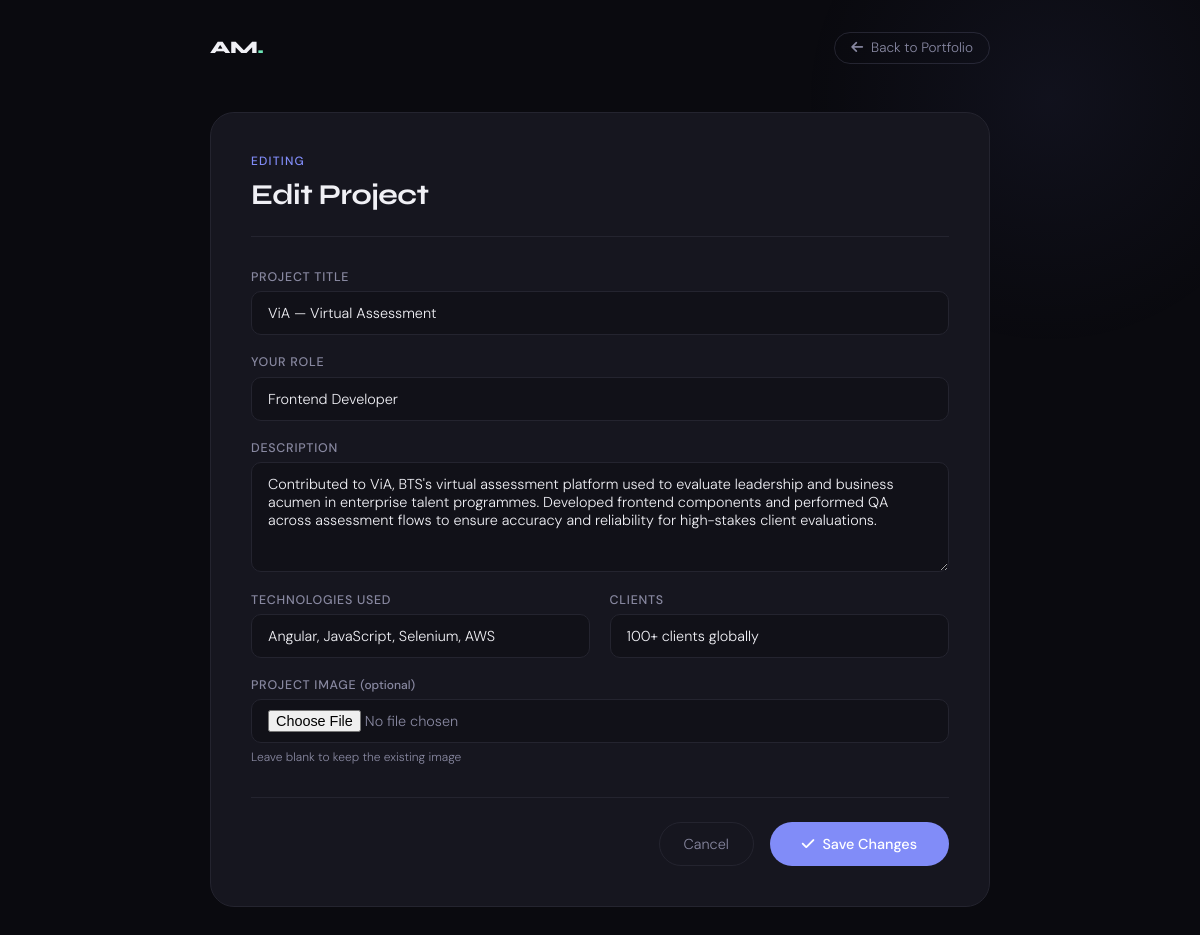
Screenshot of /portfolio/edit_project/35/ (signed in) with the database file from the repository.
### portfolio/models.py (models this page shows, shortened)
class Project(models.Model):
    title = models.CharField(max_length=100)
    role = models.CharField(max_length=100, default='Developer')
    description = models.TextField()
    technologies = models.TextField(default='')
    clients = models.CharField(max_length=200, default='Enterprise clients globally')
    image = models.ImageField(upload_to='static/portfolio_images/', default='default_image.png', blank=True, null=True)

### portfolio/views.py (the view, shortened to what this page needs)
# urls.py: path('edit_project/<int:pk>/', ProjectEditView.as_view(), name='edit_project'),
class ProjectEditView(LoginRequiredMixin, View):
    def get(self, request, pk=None):
        project = Project.objects.get(pk=pk)
        form = ProjectForm(instance=project)
        return render(request, "portfolio/edit_project.html", {'form': form})

### portfolio/forms.py
class ProjectForm(forms.ModelForm):
    class Meta:
        model = Project
        fields = ['title', 'role', 'description', 'technologies', 'clients', 'image']
    image = forms.ImageField(label='Project Image', required=False)

### portfolio/templates/portfolio/edit_project.html (shortened to what this page needs)
<!DOCTYPE html>
<html lang="en">
<head>
    {% load static %}
    <link rel="stylesheet" href="https://cdnjs.cloudflare.com/ajax/libs/font-awesome/6.5.0/css/all.min.css">
</head>
<body>
    <div class="bg-glow"></div>
    <div class="top-bar">
        <a href="{% url 'portfolio_list' %}" class="logo">AM<span>.</span></a>
        <a href="{% url 'portfolio_list' %}" class="back-btn"><i class="fas fa-arrow-left"></i> Back to Portfolio</a>
    </div>
    <div class="form-card">
        <div class="form-header">
            <div class="form-tag">Editing</div>
            <div class="form-title">Edit Project</div>
        </div>
        <form method="post" action="" enctype="multipart/form-data">
            <div class="form-grid">
                <div class="form-group full">
                    <label class="form-label">Project Title</label>
                    <input type="text" name="title" value="{{ form.title.value }}" placeholder="Project title" required>
                </div>
                <div class="form-group full">
                    <label class="form-label">Your Role</label>
                    <input type="text" name="role" value="{{ form.role.value }}" placeholder="e.g. Lead Delivery Manager">
                </div>
                <div class="form-group full">
                    <label class="form-label">Description</label>
                    <textarea name="description" placeholder="What was this product? What did you own?">{{ form.description.value }}</textarea>
                </div>
                <div class="form-group">
                    <label class="form-label">Technologies Used</label>
                    <input type="text" name="technologies" value="{{ form.technologies.value }}" placeholder="e.g. Angular JavaScript AWS">
                </div>
                <div class="form-group">
                    <label class="form-label">Clients</label>
                    <input type="text" name="clients" value="{{ form.clients.value }}" placeholder="e.g. 100+ enterprise clients globally">
                </div>
                <div class="form-group full">
                    <label class="form-label">Project Image <span style="color:var(--muted);font-size:0.75rem;text-transform:none;letter-spacing:0">(optional)</span></label>
                    <input type="file" name="image" accept="image/*">
                    <span class="form-hint">Leave blank to keep the existing image</span>
                </div>
            </div>
            <div class="form-actions">
                <a href="{% url 'portfolio_list' %}" class="btn-cancel">Cancel</a>
                <button type="submit" class="btn-save"><i class="fas fa-check"></i> Save Changes</button>
            </div>
        </form>
    </div>
</body>
</html>

### portfolio/templates/portfolio/edit_project.html (style rules this page uses)
*, *::before, *::after { box-sizing: border-box; margin: 0; padding: 0; }
:root { --bg: #0a0a0f; --bg2: #111118; --card: #16161f; --border: #24242f; --accent: #6ee7b7; --accent2: #818cf8; --text: #f0f0f5; --muted: #8888a0; --font-display: 'Syne', sans-serif; --font-body: 'DM Sans', sans-serif; }
body { background: var(--bg); color: var(--text); font-family: var(--font-body); font-weight: 300; min-height: 100vh; padding: 2rem 1.5rem 4rem; }
.bg-glow { position: fixed; width: 500px; height: 500px; border-radius: 50%; background: radial-gradient(circle, rgba(129,140,248,0.06) 0%, transparent 70%); top: -150px; right: -100px; pointer-events: none; }
.top-bar { display: flex; justify-content: space-between; align-items: center; max-width: 780px; margin: 0 auto 3rem; }
.logo { font-family: var(--font-display); font-weight: 800; font-size: 1.1rem; letter-spacing: -0.02em; color: var(--text); text-decoration: none; }
.logo span { color: var(--accent); }
.back-btn { display: inline-flex; align-items: center; gap: 0.5rem; color: var(--muted); text-decoration: none; font-size: 0.85rem; border: 1px solid var(--border); padding: 0.4rem 1rem; border-radius: 100px; transition: all 0.2s; }
.form-card { background: var(--card); border: 1px solid var(--border); border-radius: 24px; padding: 2.5rem; max-width: 780px; margin: 0 auto; animation: fadeUp 0.6s ease both; }
.form-header { margin-bottom: 2rem; padding-bottom: 1.5rem; border-bottom: 1px solid var(--border); }
.form-tag { font-size: 0.75rem; font-weight: 500; letter-spacing: 0.1em; text-transform: uppercase; color: var(--accent2); margin-bottom: 0.5rem; }
.form-title { font-family: var(--font-display); font-size: 1.8rem; font-weight: 700; letter-spacing: -0.02em; }
.form-grid { display: grid; grid-template-columns: 1fr 1fr; gap: 1.2rem; }
.form-group { display: flex; flex-direction: column; gap: 0.4rem; }
.form-group.full { grid-column: 1 / -1; }
.form-label { font-size: 0.78rem; font-weight: 500; letter-spacing: 0.06em; text-transform: uppercase; color: var(--muted); }
.form-group input[type="text"], .form-group input[type="file"], .form-group textarea { width: 100%; background: var(--bg2); border: 1px solid var(--border); border-radius: 10px; color: var(--text); font-family: var(--font-body); font-size: 0.9rem; font-weight: 300; padding: 0.75rem 1rem; outline: none; transition: border-color 0.2s, box-shadow 0.2s; }
.form-group textarea { resize: vertical; min-height: 110px; }
.form-group input::placeholder, .form-group textarea::placeholder { color: var(--muted); }
.form-group input[type="file"] { color: var(--muted); cursor: pointer; padding: 0.6rem 1rem; }
.form-hint { font-size: 0.75rem; color: var(--muted); }
.form-actions { display: flex; gap: 1rem; justify-content: flex-end; margin-top: 2rem; padding-top: 1.5rem; border-top: 1px solid var(--border); }
.btn-save { background: var(--accent2); color: #fff; font-family: var(--font-body); font-weight: 500; font-size: 0.9rem; padding: 0.75rem 2rem; border-radius: 100px; border: none; cursor: pointer; transition: all 0.2s; display: inline-flex; align-items: center; gap: 0.5rem; }
.btn-cancel { background: transparent; color: var(--muted); font-family: var(--font-body); font-size: 0.9rem; padding: 0.75rem 1.5rem; border-radius: 100px; border: 1px solid var(--border); cursor: pointer; text-decoration: none; transition: all 0.2s; display: inline-flex; align-items: center; }

### rows the page displays
Project: title "ViA — Virtual Assessment", role "Frontend Developer", description "Contributed to ViA, BTS's virtual assessment platform used to evaluate leadership and business acumen in enterprise talent programmes. Developed frontend components and performed QA across assessment flows to ensure accuracy and reliability for high-stakes client evaluations.", technologies "Angular, JavaScript, Selenium, AWS", clients "100+ clients globally"
